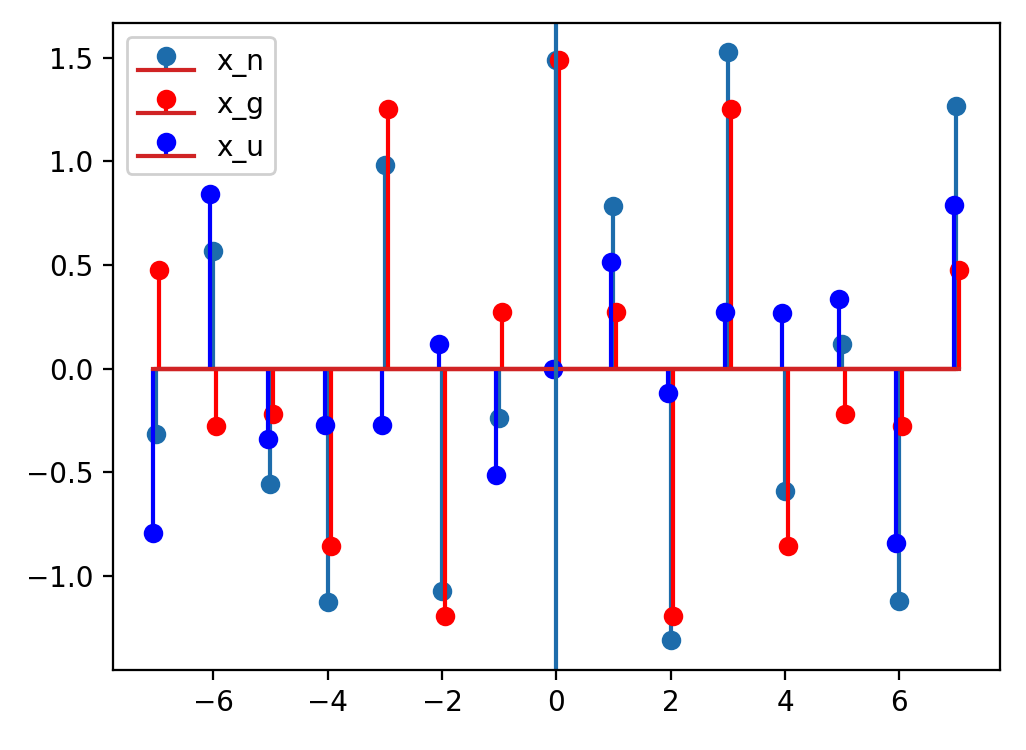

Write Python code to recreate this figure.
import numpy as np
import matplotlib.pyplot as plt


# assume n=0 in center, size(x_n) = 2K+2
def even(x_n: np.ndarray) -> np.ndarray:
    return 0.5 * (x_n + x_n[::-1])


# assume n=0 in center, size(x_n) = 2K+2
def odd(x_n: np.ndarray) -> np.ndarray:
    return 0.5 * (x_n - x_n[::-1])


K = 7
n = np.linspace(-K, +K, 2 * K + 1)
x_n = np.random.randn(n.size)

plt.stem(n, x_n, label="x_n")
plt.stem(
    n + 0.05, even(x_n), linefmt="r", label="x_g"
)
plt.stem(
    n - 0.05, odd(x_n), linefmt="b", label="x_u"
)
plt.legend()
plt.axvline(0)
plt.show()
